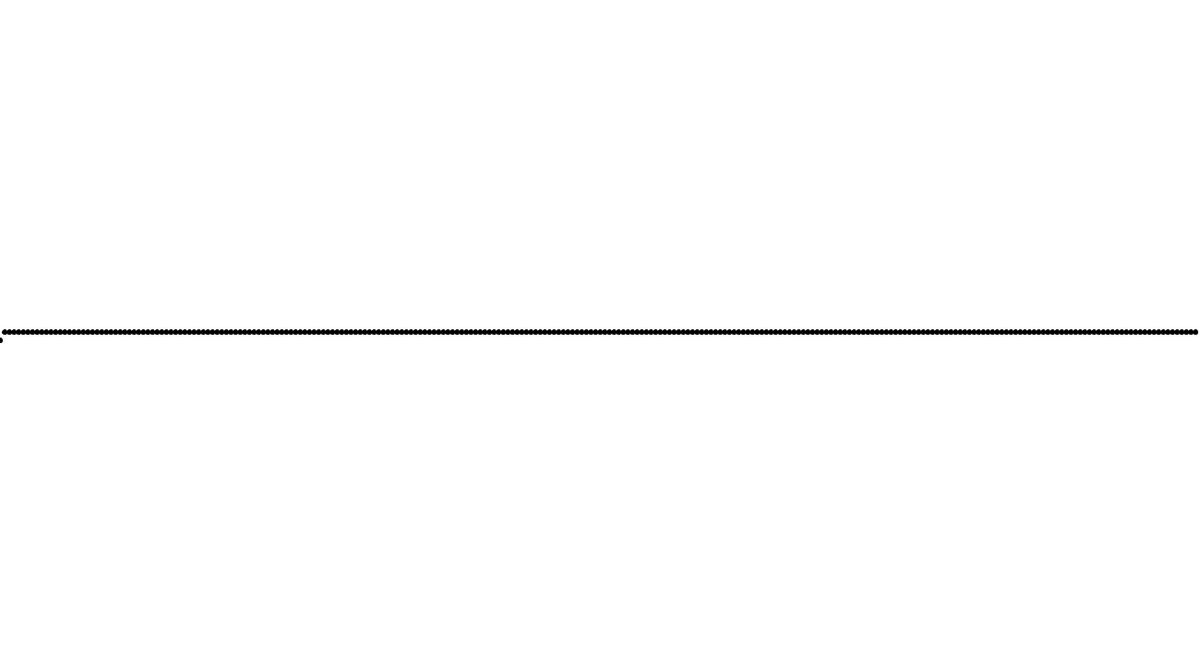
Frame 1 (no input)
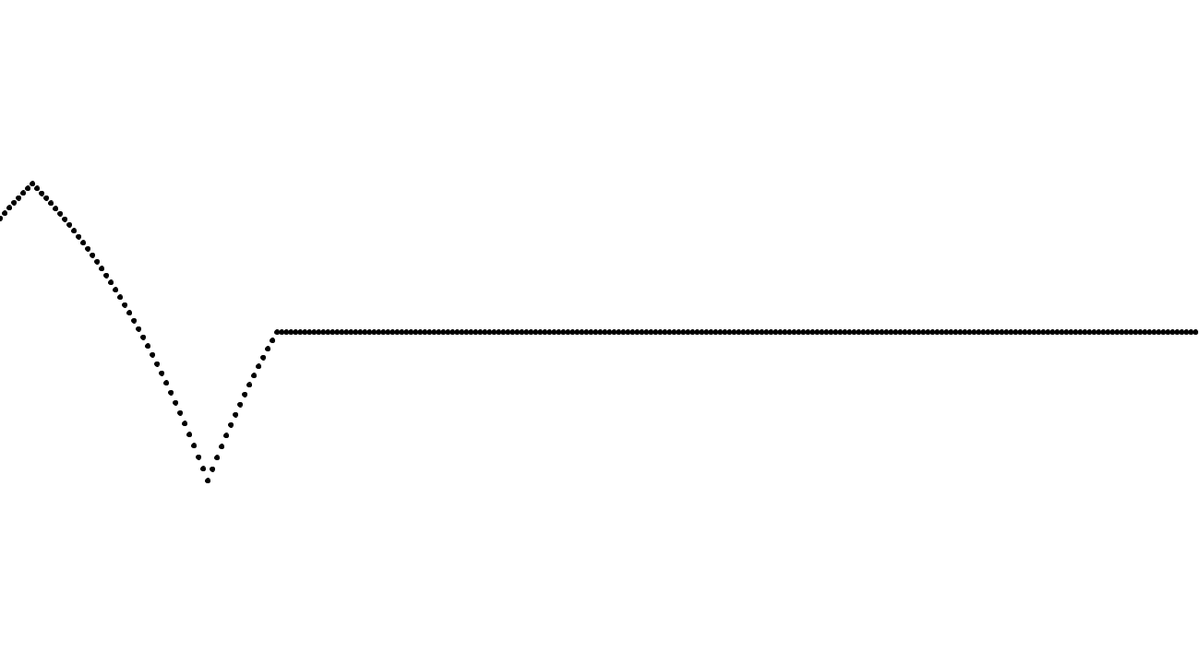
Frame 60 (the mouse pressed at the canvas centre just before this capture)
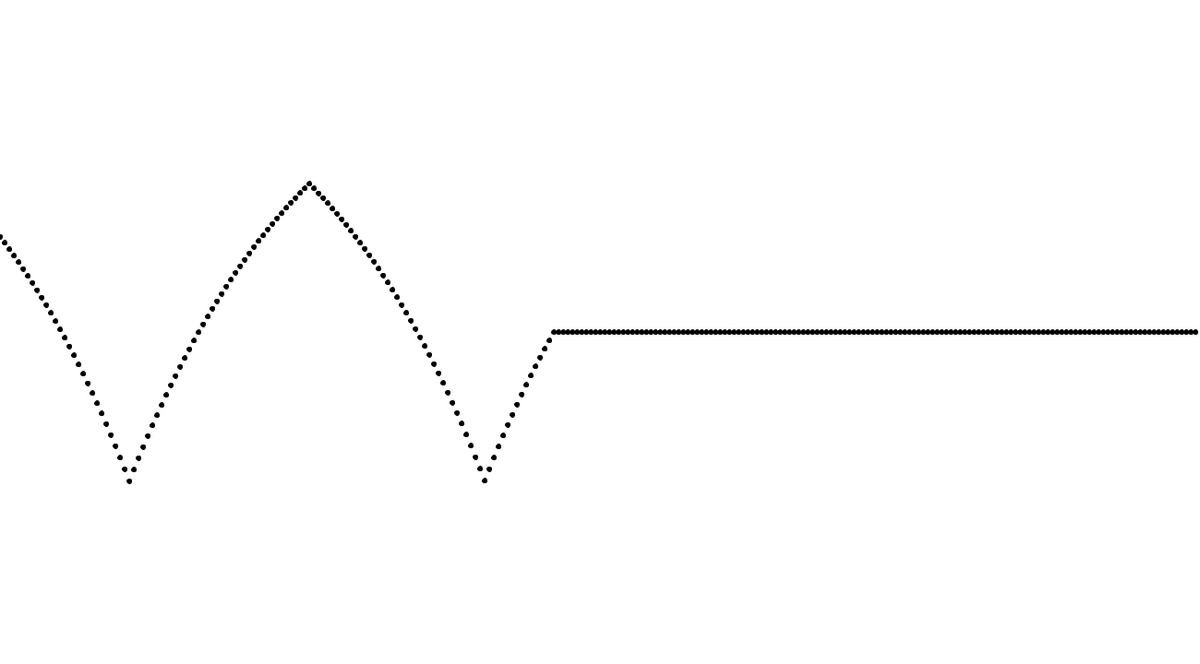
Frame 120 (the mouse held since frame 60 and released just before this capture)

The Processing sketch that drew these frames (run headless with seeded random() and noise(); from frame 60 on, the mouse is pressed at the canvas centre):

// Processing sketch: Bouncy
// ── Bouncy.pde

WaveOcsillator wave; 

void setup(){
  size(1300, 720);
  fill(0);
  wave = new WaveOcsillator(200, 5);
}



void draw(){
  background(255);
  wave.update();
  wave.display();
}

// ── Dot.pde
class Dot{
  float xPos, yPos, amp, vel, pYPos;
  int arrayPos, inv;
  Dot(int arr_, int am_, int vel_){
    yPos = height/2;
    arrayPos = arr_;
    xPos = arrayPos * 5;
    inv = -1;
    amp = am_;
    vel = vel_;
  }
  
  void oscillate(){
    if(arrayPos == 0){
      if(yPos <= amp || yPos >= height - amp){
        vel *= -1;
      }
    }
  }
  
  void update(Dot[] dots){
    pYPos = yPos;
    if(arrayPos != 0){
      yPos = dots[arrayPos - 1].pYPos;
    } else {
      float d = abs(amp - yPos); 
      yPos += vel * map(d, 0, amp, 1, 2);
    }
  }
  
  void display(){
    ellipse(xPos, yPos, 5, 5);
  }
}

// ── WaveOcsillator.pde
class WaveOcsillator{
  float amp, speed;
  Dot[] dots;
  WaveOcsillator(float amp, float speed){
     dots = new Dot[width/5];
     for (int i = 0; i < width/5; i++){
       dots[i] = new Dot(i, int(amp), int(speed));
     }
  }
  
  void update(){
    for( int i = 0; i < dots.length; i++ ){
      dots[i].oscillate();
      dots[i].update(dots);
    }
  }
  
  void display(){
    for( int i = 0; i < dots.length; i++ ){
      dots[i].display();
    }
  }
  
}
